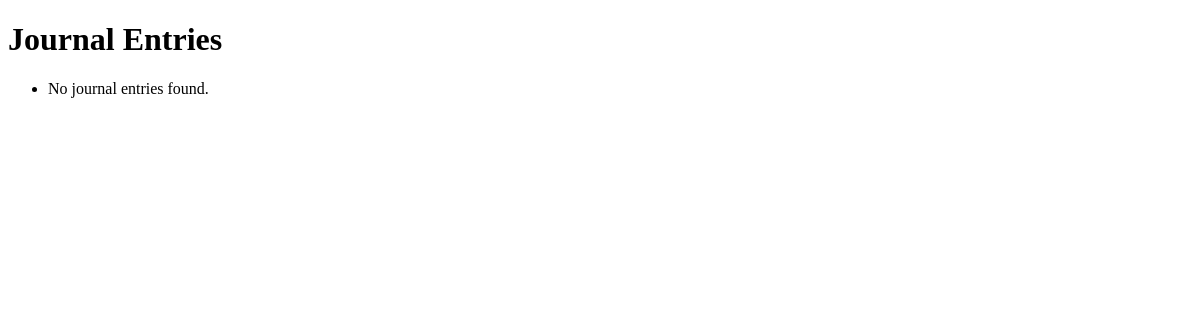
/journals/, run on an earlier commit of the app's database.
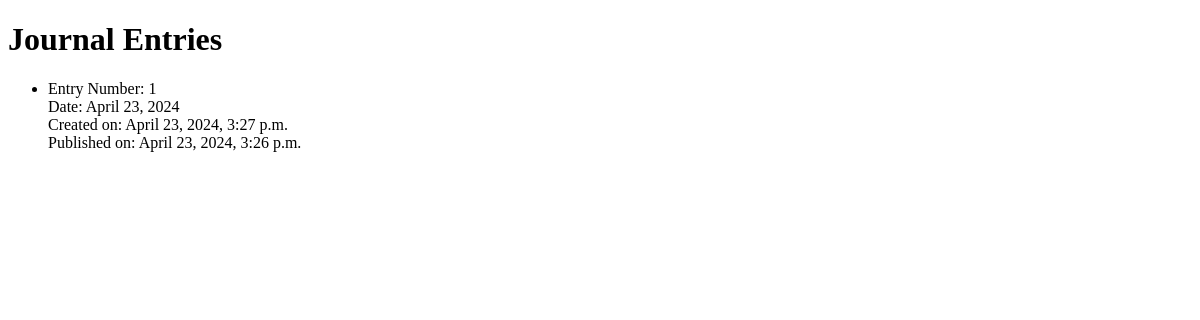
And on a later commit of the database.
### blog/models.py (models this page shows)
class Journaling(models.Model):
    author = models.ForeignKey(User, on_delete=models.CASCADE, null=True)
    person = models.ForeignKey(Person, on_delete=models.CASCADE, related_name='journal_entries')
    entry_number = models.PositiveIntegerField()
    date = models.DateField(default=now)
    created_date = models.DateTimeField(auto_now_add=True)
    published_date = models.DateTimeField(null=True, blank=True)

### blog/views.py (the view)
# urls.py: path('journals/', views.journaling_list, name='journaling_list'),
def journaling_list(request):
    journalings = Journaling.objects.filter(published_date__lte=timezone.now()).order_by('published_date')
    print(f"Journaling is  + {journalings}")
    return render(request, 'blog/journaling_list.html', {'journalings': journalings})

### blog/templates/blog/journaling_list.html (shortened to what this page needs)
<!DOCTYPE html>
<html lang="en">
<head>
</head>
<body>
    <h1>Journal Entries</h1>
    <ul>
        {% for journaling in journalings %}
            <li>
                Entry Number: {{ journaling.entry_number }} <br>
                Date: {{ journaling.date }} <br>
                Created on: {{ journaling.created_date }} <br>
                Published on: {{ journaling.published_date }}
            </li>
        {% empty %}
            <li>No journal entries found.</li>
        {% endfor %}
    </ul>
</body>
</html>

What changed in the data, as far as the page shows it:
added Journaling: entry_number "1", date "April 23, 2024", created_date "April 23, 2024, 3:27 p.m.", published_date "April 23, 2024, 3:26 p.m."
Also different on the page:
text no longer shown: "No journal entries found."
